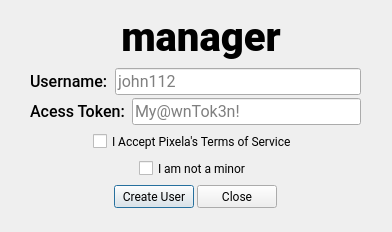
<?xml version="1.0" encoding="UTF-8"?>
<ui version="4.0">
 <class>Dialog</class>
 <widget class="QDialog" name="Dialog">
  <property name="geometry">
   <rect>
    <x>0</x>
    <y>0</y>
    <width>392</width>
    <height>232</height>
   </rect>
  </property>
  <property name="minimumSize">
   <size>
    <width>392</width>
    <height>232</height>
   </size>
  </property>
  <property name="maximumSize">
   <size>
    <width>392</width>
    <height>232</height>
   </size>
  </property>
  <property name="font">
   <font>
    <family>Roboto</family>
   </font>
  </property>
  <property name="windowTitle">
   <string>Pixela Manager - Signup</string>
  </property>
  <property name="windowIcon">
   <iconset>
    <normaloff>../icons/icon.png</normaloff>../icons/icon.png</iconset>
  </property>
  <widget class="QWidget" name="layoutWidget">
   <property name="geometry">
    <rect>
     <x>30</x>
     <y>10</y>
     <width>331</width>
     <height>201</height>
    </rect>
   </property>
   <layout class="QVBoxLayout" name="verticalLayout" stretch="1,1,1,1,1">
    <property name="spacing">
     <number>3</number>
    </property>
    <item>
     <layout class="QHBoxLayout" name="horizontalLayout">
      <item>
       <spacer name="horizontalSpacer_10">
        <property name="orientation">
         <enum>Qt::Horizontal</enum>
        </property>
        <property name="sizeHint" stdset="0">
         <size>
          <width>40</width>
          <height>20</height>
         </size>
        </property>
       </spacer>
      </item>
      <item>
       <widget class="QLabel" name="label_4">
        <property name="sizePolicy">
         <sizepolicy hsizetype="Preferred" vsizetype="Maximum">
          <horstretch>0</horstretch>
          <verstretch>0</verstretch>
         </sizepolicy>
        </property>
        <property name="maximumSize">
         <size>
          <width>115</width>
          <height>43</height>
         </size>
        </property>
        <property name="text">
         <string/>
        </property>
        <property name="pixmap">
         <pixmap>../icons/logo.png</pixmap>
        </property>
        <property name="scaledContents">
         <bool>true</bool>
        </property>
       </widget>
      </item>
      <item>
       <widget class="QLabel" name="label_5">
        <property name="sizePolicy">
         <sizepolicy hsizetype="Preferred" vsizetype="Maximum">
          <horstretch>0</horstretch>
          <verstretch>0</verstretch>
         </sizepolicy>
        </property>
        <property name="font">
         <font>
          <family>Roboto Black</family>
          <pointsize>30</pointsize>
          <bold>true</bold>
         </font>
        </property>
        <property name="styleSheet">
         <string notr="true">padding-bottom: 1px;</string>
        </property>
        <property name="text">
         <string>manager</string>
        </property>
        <property name="alignment">
         <set>Qt::AlignCenter</set>
        </property>
       </widget>
      </item>
      <item>
       <spacer name="horizontalSpacer_9">
        <property name="orientation">
         <enum>Qt::Horizontal</enum>
        </property>
        <property name="sizeHint" stdset="0">
         <size>
          <width>40</width>
          <height>20</height>
         </size>
        </property>
       </spacer>
      </item>
     </layout>
    </item>
    <item>
     <layout class="QGridLayout" name="gridLayout">
      <item row="1" column="2">
       <widget class="QLineEdit" name="token_input">
        <property name="font">
         <font>
          <family>Roboto</family>
          <pointsize>12</pointsize>
         </font>
        </property>
        <property name="echoMode">
         <enum>QLineEdit::Password</enum>
        </property>
        <property name="placeholderText">
         <string>My@wnTok3n!</string>
        </property>
       </widget>
      </item>
      <item row="1" column="0" colspan="2">
       <widget class="QLabel" name="label_3">
        <property name="font">
         <font>
          <family>Roboto Medium</family>
          <pointsize>12</pointsize>
         </font>
        </property>
        <property name="text">
         <string>Acess Token: </string>
        </property>
       </widget>
      </item>
      <item row="0" column="0">
       <widget class="QLabel" name="label_2">
        <property name="font">
         <font>
          <family>Roboto Medium</family>
          <pointsize>12</pointsize>
         </font>
        </property>
        <property name="text">
         <string>Username: </string>
        </property>
       </widget>
      </item>
      <item row="0" column="1" colspan="2">
       <widget class="QLineEdit" name="username_input">
        <property name="font">
         <font>
          <family>Roboto</family>
          <pointsize>12</pointsize>
         </font>
        </property>
        <property name="placeholderText">
         <string>john112</string>
        </property>
       </widget>
      </item>
     </layout>
    </item>
    <item>
     <layout class="QHBoxLayout" name="horizontalLayout_2">
      <property name="spacing">
       <number>6</number>
      </property>
      <property name="sizeConstraint">
       <enum>QLayout::SetMinAndMaxSize</enum>
      </property>
      <item>
       <spacer name="horizontalSpacer_4">
        <property name="orientation">
         <enum>Qt::Horizontal</enum>
        </property>
        <property name="sizeHint" stdset="0">
         <size>
          <width>98</width>
          <height>10</height>
         </size>
        </property>
       </spacer>
      </item>
      <item>
       <widget class="QCheckBox" name="terms_checkbox">
        <property name="text">
         <string>I Accept Pixela's Terms of Service</string>
        </property>
       </widget>
      </item>
      <item>
       <spacer name="horizontalSpacer_3">
        <property name="orientation">
         <enum>Qt::Horizontal</enum>
        </property>
        <property name="sizeType">
         <enum>QSizePolicy::Maximum</enum>
        </property>
        <property name="sizeHint" stdset="0">
         <size>
          <width>98</width>
          <height>10</height>
         </size>
        </property>
       </spacer>
      </item>
     </layout>
    </item>
    <item>
     <layout class="QHBoxLayout" name="horizontalLayout_4">
      <item>
       <spacer name="horizontalSpacer_7">
        <property name="orientation">
         <enum>Qt::Horizontal</enum>
        </property>
        <property name="sizeHint" stdset="0">
         <size>
          <width>98</width>
          <height>10</height>
         </size>
        </property>
       </spacer>
      </item>
      <item>
       <widget class="QCheckBox" name="minor_checkbox">
        <property name="text">
         <string>I am not a minor</string>
        </property>
       </widget>
      </item>
      <item>
       <spacer name="horizontalSpacer_8">
        <property name="orientation">
         <enum>Qt::Horizontal</enum>
        </property>
        <property name="sizeHint" stdset="0">
         <size>
          <width>98</width>
          <height>10</height>
         </size>
        </property>
       </spacer>
      </item>
     </layout>
    </item>
    <item>
     <layout class="QHBoxLayout" name="horizontalLayout_3">
      <item>
       <spacer name="horizontalSpacer_5">
        <property name="orientation">
         <enum>Qt::Horizontal</enum>
        </property>
        <property name="sizeHint" stdset="0">
         <size>
          <width>40</width>
          <height>20</height>
         </size>
        </property>
       </spacer>
      </item>
      <item>
       <widget class="QPushButton" name="ok_button">
        <property name="cursor">
         <cursorShape>PointingHandCursor</cursorShape>
        </property>
        <property name="text">
         <string>Create User</string>
        </property>
       </widget>
      </item>
      <item>
       <widget class="QPushButton" name="close_button">
        <property name="cursor">
         <cursorShape>PointingHandCursor</cursorShape>
        </property>
        <property name="text">
         <string>Close</string>
        </property>
       </widget>
      </item>
      <item>
       <spacer name="horizontalSpacer_6">
        <property name="orientation">
         <enum>Qt::Horizontal</enum>
        </property>
        <property name="sizeHint" stdset="0">
         <size>
          <width>40</width>
          <height>20</height>
         </size>
        </property>
       </spacer>
      </item>
     </layout>
    </item>
   </layout>
  </widget>
 </widget>
 <resources/>
 <connections/>
</ui>
